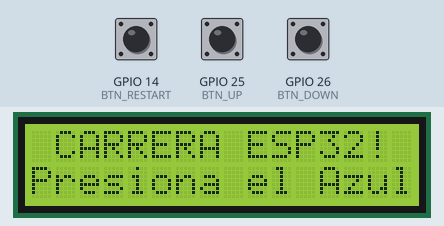
Simulated run of this sketch. Board: ESP32. Shown: 16×2 character LCD. The test bench sets the inputs (shaded band); at power-on: GPIO 14 (BTN_RESTART) HIGH, GPIO 26 (BTN_DOWN) HIGH, GPIO 25 (BTN_UP) HIGH. Random numbers use the default seed unless the sketch sets one.

Above: at 0.9 s.
1.0 s: GPIO 14 (BTN_RESTART) pulled LOW for 0.15 s
At 1.19 s:
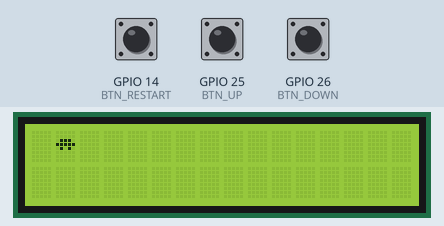
1.7 s: GPIO 26 (BTN_DOWN) pulled LOW for 0.15 s
At 2.09 s:
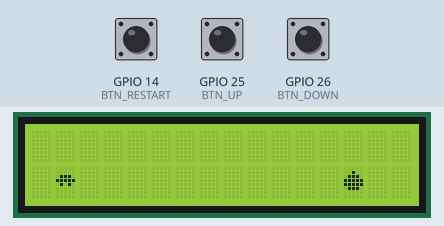
2.4 s: GPIO 25 (BTN_UP) pulled LOW for 0.15 s
At 2.69 s:
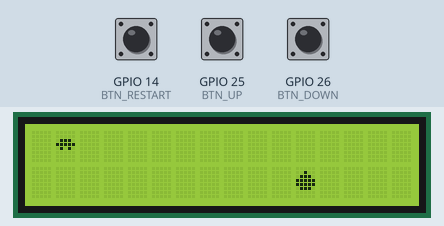
3.1 s: GPIO 26 (BTN_DOWN) pulled LOW for 1 s
At 3.3 s:
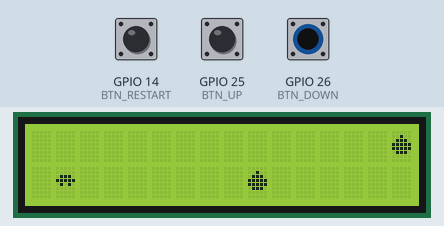
4.7 s: GPIO 14 (BTN_RESTART) pulled LOW for 1 s
At 6.01 s:
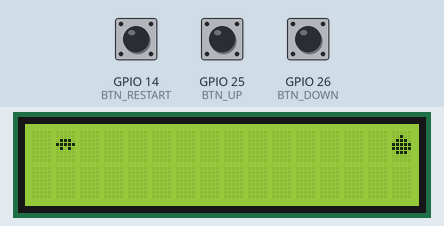
6.3 s: GPIO 26 (BTN_DOWN) pulled LOW for 0.15 s
At 6.61 s:
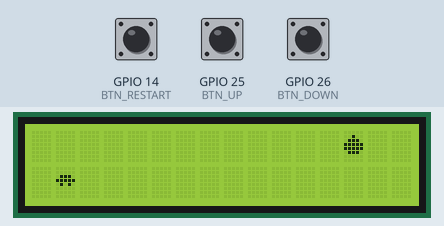
Timing chart, 0 to 9.3 s (numbered marks = the images above; inputs shaded):
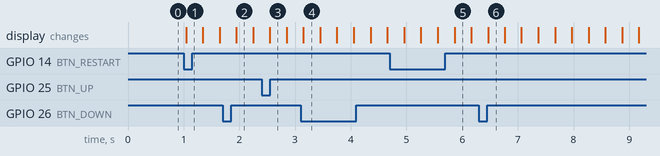

Measured:
- after the input at 1.0 s, the display: changes at once (image 1)

The sketch:

carrera.ino
```cpp
#include <Wire.h>
#include <LiquidCrystal_I2C.h>

// Configuración LCD 16x2 I2C
LiquidCrystal_I2C lcd(0x27, 16, 2);

// --- PINES CORREGIDOS PARA ESP32 CLÁSICO ---
#define I2C_SDA 21
#define I2C_SCL 22

// Controles (Pines 100% seguros)
const int BTN_RESTART = 14; // Botón Azul
const int BTN_UP = 25;      // Botón Verde Izquierdo
const int BTN_DOWN = 26;    // Botón Verde Derecho

// --- Diseño de Caracteres (Pixel Art para LCD) ---
byte carGraphic[8] = {
  0b00000,
  0b00000,
  0b01110, // Techo
  0b11111, // Cuerpo del auto
  0b01010, // Llantas
  0b00000,
  0b00000,
  0b00000
};

byte rockGraphic[8] = {
  0b00000,
  0b00100,
  0b01110,
  0b11111,
  0b11111,
  0b01110,
  0b00000,
  0b00000
};

// --- Variables del Juego ---
int playerRow = 0; // 0 = Carril Arriba, 1 = Carril Abajo
bool obstacles[2][16] = {false}; // Matriz que guarda dónde hay rocas

unsigned long lastMoveTime = 0;
int gameSpeed = 300; // Milisegundos entre fotogramas (más bajo = más rápido)
int score = 0;
bool isGameOver = false;

// --- Funciones ---

void setup() {
  // Inicializar I2C con los pines correctos
  Wire.begin(I2C_SDA, I2C_SCL);
  lcd.init();
  lcd.backlight();

  // Guardar los dibujos en la memoria del LCD
  lcd.createChar(0, carGraphic);
  lcd.createChar(1, rockGraphic);

  pinMode(BTN_RESTART, INPUT_PULLUP);
  pinMode(BTN_UP, INPUT_PULLUP);
  pinMode(BTN_DOWN, INPUT_PULLUP);

  randomSeed(analogRead(0));

  // Pantalla de Inicio
  lcd.setCursor(0, 0);
  lcd.print(" CARRERA ESP32! ");
  lcd.setCursor(0, 1);
  lcd.print("Presiona el Azul");

  // Esperar a que el jugador presione el botón para empezar
  while(digitalRead(BTN_RESTART) == HIGH) {
    delay(10);
  }
  lcd.clear();
}

void drawGame() {
  for(int row = 0; row < 2; row++) {
    lcd.setCursor(0, row);
    for(int col = 0; col < 16; col++) {
      // El auto siempre está en la columna 1
      if (col == 1 && row == playerRow) {
        lcd.write(0); // Dibuja el auto
      } else if (obstacles[row][col]) {
        lcd.write(1); // Dibuja la roca
      } else {
        lcd.print(" "); // Dibuja la calle vacía
      }
    }
  }
}

void loop() {
  if (isGameOver) {
    lcd.setCursor(0, 0);
    lcd.print("CHOQUE! Pts: ");
    lcd.print(score);
    lcd.print("  "); // Limpiar restos de texto
    lcd.setCursor(0, 1);
    lcd.print("Azul p/ Reiniciar");

    // Si presiona reiniciar, limpiar todo
    if (digitalRead(BTN_RESTART) == LOW) {
      isGameOver = false;
      score = 0;
      gameSpeed = 300;
      playerRow = 0;
      for(int r=0; r<2; r++) {
        for(int c=0; c<16; c++) obstacles[r][c] = false;
      }
      lcd.clear();
      delay(200); // Anti-rebote
    }
    return;
  }

  // --- Leer Controles del Jugador ---
  if (digitalRead(BTN_UP) == LOW) {
    playerRow = 0;
  }
  if (digitalRead(BTN_DOWN) == LOW) {
    playerRow = 1;
  }

  // --- Motor Físico del Juego ---
  // Si ha pasado suficiente tiempo, mover el mundo un paso a la izquierda
  if (millis() - lastMoveTime > gameSpeed) {
    lastMoveTime = millis();

    // 1. Mover todas las rocas una columna hacia la izquierda
    for(int row = 0; row < 2; row++) {
      for(int col = 0; col < 15; col++) {
        obstacles[row][col] = obstacles[row][col+1];
      }
      obstacles[row][15] = false; // Limpiar la última columna
    }

    // 2. Generar nuevas rocas aleatoriamente a la derecha (columna 15)
    if (random(0, 10) > 6) { // 30% de probabilidad de que aparezca una roca
      int randomRow = random(0, 2);

      // Regla de oro: No crear paredes imposibles de esquivar
      if (!obstacles[!randomRow][15] && !obstacles[!randomRow][14]) {
         obstacles[randomRow][15] = true;
      }
    }

    // 3. Detectar Colisiones
    // El auto está en la columna 1. Si hay una roca ahí en su carril, explota.
    if (obstacles[playerRow][1]) {
      isGameOver = true;
    } else {
      score += 5; // Sumar puntos por sobrevivir

      // Aumentar la dificultad (velocidad) cada 100 puntos
      if (gameSpeed > 60 && score % 100 == 0) {
        gameSpeed -= 20;
      }
    }

    // 4. Dibujar el nuevo fotograma
    if (!isGameOver) {
      drawGame();
    }
  }
}
```
